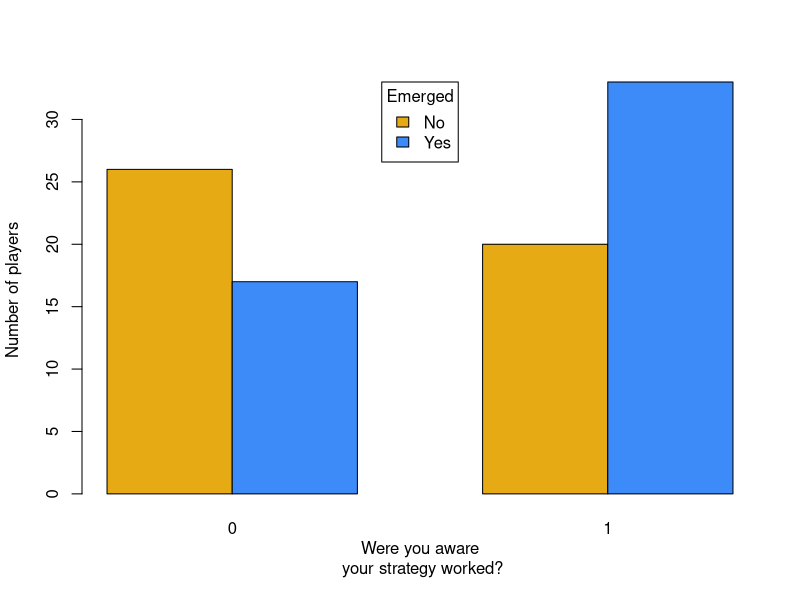
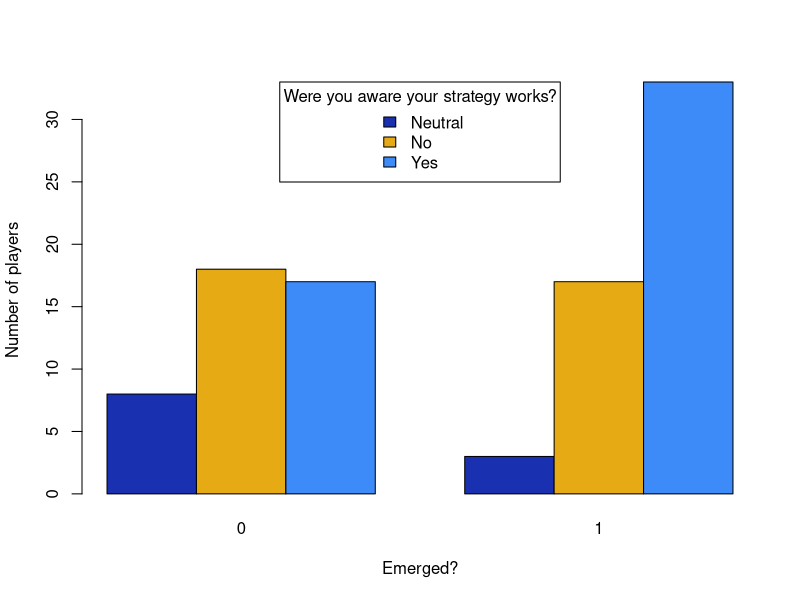

Source code (R) for these figures, in order:

setwd('~/PROJECTS/synch.live/code/DataAnalysis2022/analysis/')

dfmc <- read.csv('GERF_metacog_poster_neutral-to-no.csv')
dfmc <-  dfmc[!(is.na(dfmc$Label) | dfmc$Label==""), ]
dfmc <- subset(dfmc, Manual == 0)

################################################################################
# Metacognition

plt_df <- table (dfmc$Label, dfmc$Emerged)
plt_df
barplot(plt_df, legend.text = TRUE,
        beside = TRUE,
        col  = c('#E6AA15','#3d8af9'),
        xlab = "Were you aware\n your strategy worked?",
        ylab = "Number of players",
        args.legend=list(x='top', title = "Emerged")
)
chisq.test(plt_df, correct = FALSE)


dfmc <- read.csv('GERF_metacog_3labels.csv')
dfmc <-  dfmc[!(is.na(dfmc$Label) | dfmc$Label==""), ]
dfmc <- subset(dfmc, Manual != 1)

plt_df <- table (dfmc$Label, dfmc$Emerged)
plt_df
barplot(plt_df, legend.text = TRUE,
        beside = TRUE,
        col  = c('#1930B0','#E6AA15','#3d8af9'),
        xlab = "Emerged?",
        ylab = "Number of players",
        args.legend=list(x='top', title = 'Were you aware your strategy works?')
)
chisq.test(plt_df, correct = TRUE)

